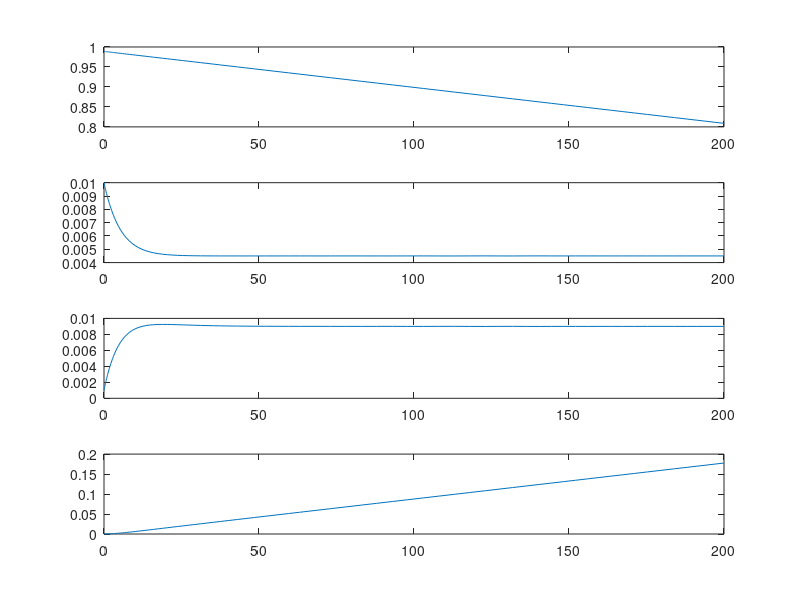
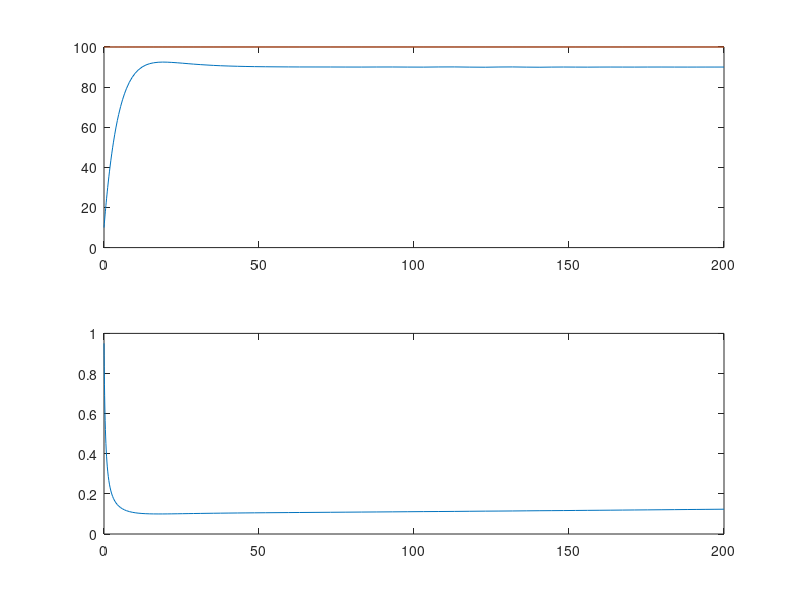

Reproduce these figures in MATLAB, in order.
%%
clear
close all

% x = [p^E p^I p^R]^T

alpha = 0.1;
gamma = 0.2;

c = 0.1;
ICU_max = 100;

N = 100000;
I_0 = 100;
p_I_0 = I_0/N;
p_R_0 = 0;
p_E_0 = 0.01;

y_d = 0.9*ICU_max/N;

x_0 = [p_E_0; p_I_0; p_R_0];

% I/O Feedback linearization
k = .001;
control = @(x) alpha*y_d./(c*x(2).*(1-sum(x))) - k*(c*x(2)-y_d)/(gamma*c*x(2).*(1-sum(x)));

dyn = @(t,x) [control(x)*x(2)*(1-sum(x)) - gamma*x(1); -alpha*x(2) + gamma*x(1); alpha*x(2)];

tspan = [0 200];

[t,y] = ode45(dyn,tspan,x_0);
%%
p_E = y(:,1);
p_I = y(:,2);
p_R = y(:,3);
p_S = 1 - p_E - p_I - p_R;

beta = zeros(size(p_E));
for i=1:length(p_E)
   beta(i) = control(y(i,:));
end

figure
subplot(4,1,1)
plot(t,p_S)
subplot(4,1,2)
plot(t,p_E)
subplot(4,1,3)
plot(t,p_I)
subplot(4,1,4)
plot(t,p_R)

figure
subplot(2,1,1)
plot(t,c*p_I*N); hold on
plot(t,ICU_max*ones(size(t))); hold off
subplot(2,1,2)
plot(t,beta)



